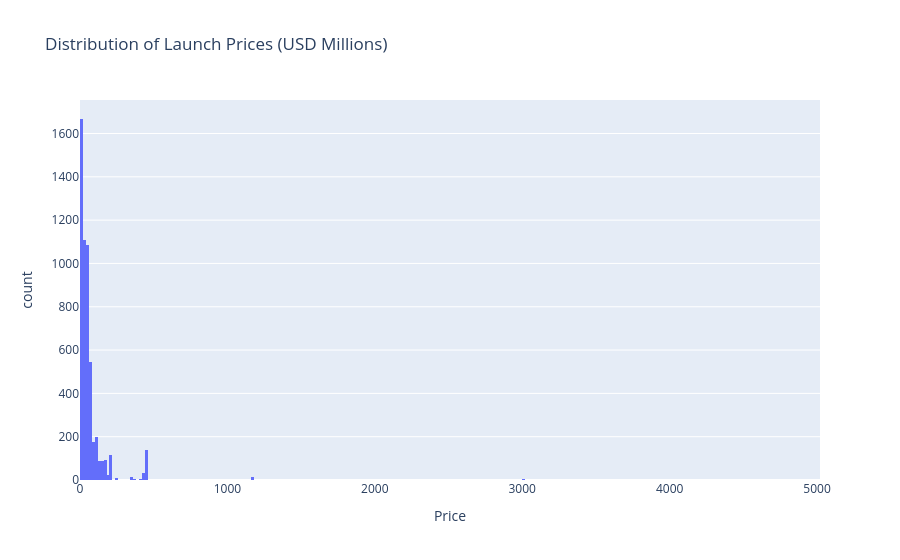

Notebook cell for this chart:
### Code cell
fig = px.histogram(df_data.dropna(subset=["Price"]),
                   x="Price",
                   title="Distribution of Launch Prices (USD Millions)")
fig.show()

### Figure 1 — Plotly figure (JSON) as saved in the notebook; plotly's stock layout.template omitted (floating-point values rounded to 4 significant figures; data arrays with more than 128 entries replaced by an {"elided": "..."} marker saying what was removed)
{"data": [{"bingroup": "x", "hovertemplate": "Price=%{x}<br>count=%{y}<extra></extra>", "legendgroup": "", "marker": {"color": "#636efa", "pattern": {"shape": ""}}, "name": "", "orientation": "v", "showlegend": false, "x": {"elided": "5413 float values"}, "xaxis": "x", "yaxis": "y", "type": "histogram"}], "layout": {"xaxis": {"anchor": "y", "domain": [0.0, 1.0], "title": {"text": "Price"}}, "yaxis": {"anchor": "x", "domain": [0.0, 1.0], "title": {"text": "count"}}, "legend": {"tracegroupgap": 0}, "title": {"text": "Distribution of Launch Prices (USD Millions)"}, "barmode": "relative"}}
